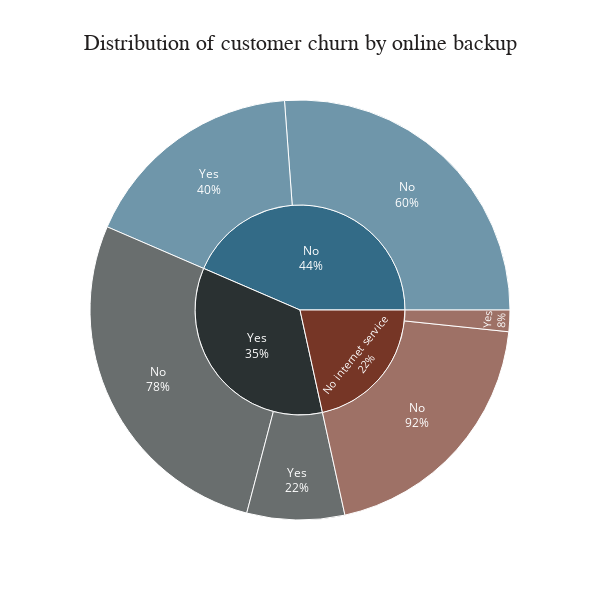

Notebook cell for this chart:
### Code cell
fig = px.sunburst(i_back, path = ['OnlineBackup', 'Churn'], values = 'count', color = 'OnlineBackup', title = 'Distribution of customer churn by online backup',
                 color_discrete_map = {'No': '#336B87', 'Yes': '#2A3132', 'No internet service': '#763626'},
                 width = 600, height = 600)

fig.update_layout(plot_bgcolor = 'white', title_font_family = 'Calibri Black', title_font_color = '#221f1f', title_font_size = 22, title_x = 0.5)

fig.update_traces(textinfo = 'label + percent parent')
                  
fig.show()

### Figure 1 — Plotly figure (JSON) as saved in the notebook; plotly's stock layout.template omitted (floating-point values rounded to 4 significant figures)
{"data": [{"branchvalues": "total", "customdata": [["No"], ["No internet service"], ["Yes"], ["No"], ["No internet service"], ["Yes"], ["No"], ["No internet service"], ["Yes"]], "domain": {"x": [0, 1], "y": [0, 1]}, "hovertemplate": "labels=%{label}<br>count=%{value}<br>parent=%{parent}<br>id=%{id}<br>OnlineBackup=%{customdata[0]}<extra></extra>", "ids": ["No/No", "No internet service/No", "Yes/No", "No/Yes", "No internet service/Yes", "Yes/Yes", "No", "No internet service", "Yes"], "labels": ["No", "No", "No", "Yes", "Yes", "Yes", "No", "No internet service", "Yes"], "marker": {"colors": ["#336B87", "#763626", "#2A3132", "#336B87", "#763626", "#2A3132", "#336B87", "#763626", "#2A3132"]}, "name": "", "parents": ["No", "No internet service", "Yes", "No", "No internet service", "Yes", "", "", ""], "textinfo": "label+percent parent", "type": "sunburst", "values": [1567, 1192, 1640, 1038, 99, 450, 2605, 1291, 2090]}], "layout": {"height": 600, "legend": {"tracegroupgap": 0}, "plot_bgcolor": "white", "title": {"font": {"color": "#221f1f", "family": "Calibri Black", "size": 22}, "text": "Distribution of customer churn by online backup", "x": 0.5}, "width": 600}}
